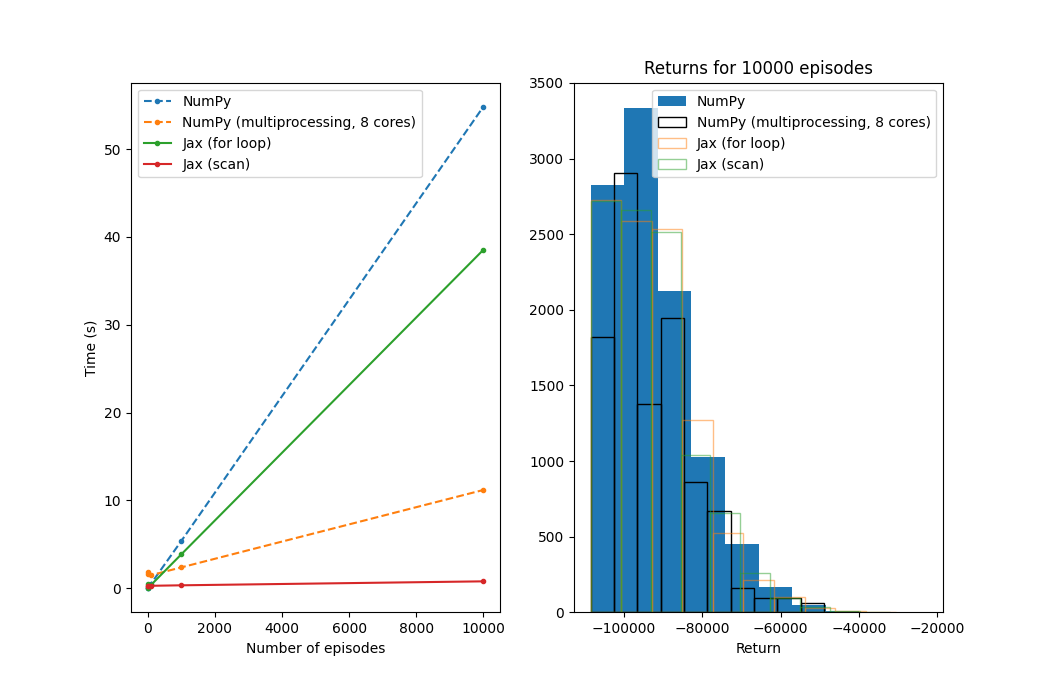

Source code (Python):
import time
import yaml
import itertools
import multiprocessing as mp

import numpy as np
import jax
import jax.numpy as jnp

import jax_imprl.structural_envs
from numpy_k_out_of_n import KOutOfN as numpy_k_out_of_n


ACTIONS = [0, 1, 2, 0, 1]


def do_nothing_policy(env, obs):
    return ACTIONS


def numpy_rollout(env, do_nothing_policy):
    obs = env.reset()
    total_reward = 0
    done = False
    t = 0

    while not done:
        action = do_nothing_policy(env, obs)
        obs, reward, done, _ = env.step(action)
        total_reward += reward * (env.discount_factor**t)
        t += 1
    return total_reward


def parallel_numpy_rollout(env, policy, rollout_method, num_episodes, verbose=False):

    # use all cores
    cpu_count = mp.cpu_count()

    # create an iterable for the starmap
    iterable = zip(
        itertools.repeat(env, num_episodes), itertools.repeat(policy, num_episodes)
    )
    with mp.Pool(cpu_count) as pool:
        list_func_evaluations = pool.starmap(rollout_method, iterable)

    results = np.hstack(list_func_evaluations)

    return results


def round_list(lst, decimals=2):
    return [round(x, decimals) for x in lst]


if __name__ == "__main__":
    # experiments = [1, 10, 100]
    experiments = [1, 10, 100, 1_000, 10_000]

    store_returns_for = experiments[-1]

    ENV_NAME = "k_out_of_n"
    ENV_SETTING = "5-of-5"

    ############################# NUMPY ################################
    config_path = f"../jax_imprl/structural_envs/env_configs/{ENV_SETTING}.yaml"
    with open(config_path, "r") as file:
        config = yaml.safe_load(file)
    numpy_env = numpy_k_out_of_n(config, seed=12345)

    numpy_timings = []
    numpy_returns = []

    for NUM_EPISODES in experiments:
        start = time.time()

        for _ in range(NUM_EPISODES):
            total_reward = numpy_rollout(numpy_env, do_nothing_policy)

            if NUM_EPISODES == store_returns_for:
                numpy_returns.append(total_reward)

        end = time.time()

        numpy_timings.append(end - start)

    #################### NUMPY (multiprocessing) #######################

    numpy_mp_timings = []
    numpy_mp_returns = []

    numpy_env = numpy_k_out_of_n(config, seed=12345)

    for NUM_EPISODES in experiments:
        start = time.time()

        results = parallel_numpy_rollout(
            numpy_env, do_nothing_policy, numpy_rollout, NUM_EPISODES
        )

        if NUM_EPISODES == store_returns_for:
            numpy_mp_returns = results

        end = time.time()

        numpy_mp_timings.append(end - start)

    ########################## JAX (for loop) ##########################
    jax_env = jax_imprl.structural_envs.make(
        ENV_NAME,
        ENV_SETTING,
        single_agent=False,
    )

    action = jnp.array(ACTIONS)

    jax_for_loop_timings = []
    jax_for_loop_returns = []

    for NUM_EPISODES in experiments:

        start_jax = time.time()

        key = jax.random.PRNGKey(12345)

        # reset
        key, subkey = jax.random.split(key)
        obs, state = jax_env.reset(subkey)

        # rollout
        for _ in range(NUM_EPISODES):

            terminated, truncated = False, False
            total_reward = 0
            t = 0

            while not terminated and not truncated:

                # generate keys for next timestep
                key, step_keys = jax.random.split(key)
                obs, state, reward, terminated, truncated, _ = jax_env.step(
                    step_keys, state, action
                )

                total_reward += reward * (jax_env.discount_factor**t)
                t += 1

            if NUM_EPISODES == store_returns_for:
                jax_for_loop_returns.append(total_reward)

        end_jax = time.time()

        jax_for_loop_timings.append(end_jax - start_jax)

    ############################ JAX (scan) ############################

    import chex
    from functools import partial

    @chex.dataclass(frozen=True)
    class Runner:
        key: chex.PRNGKey
        env_state: chex.Array
        obs: chex.Array
        ep: int = 0

    def init_runner(key, env):

        # Initialize the environment
        key, env_rng = jax.random.split(key, 2)
        init_obs, env_state = env.reset(env_rng)

        return Runner(key=key, env_state=env_state, obs=init_obs)

    def update_runner(runner, metrics):

        # 1. Select action
        # currently only supports a fixed action for all episodes
        action = jnp.array(ACTIONS)

        # 2. Environment step
        key, step_key = jax.random.split(runner.key)
        next_obs, env_state, reward, terminated, truncated, info = jax_env.step(
            step_key, runner.env_state, action
        )

        # 3. Update metrics
        # get from info because env_state.return is reset to 0 when done
        metrics = {
            "returns": info["returns"],
            "dones": jnp.logical_or(terminated, truncated),
        }

        # 4. Update runner state
        runner = Runner(key=key, env_state=env_state, obs=next_obs)

        return runner, metrics


    def scanned_rollout(key, episodes):

        runner = init_runner(key, jax_env)

        timesteps = jax_env.time_horizon * episodes

        runner, metrics = jax.block_until_ready(
            jax.lax.scan(update_runner, runner, length=timesteps)
        )

        return runner, metrics

    jax_scan_timings = []
    jax_scan_returns = []

    for NUM_EPISODES in experiments:

        start_jax = time.time()

        key = jax.random.PRNGKey(12345)

        runner, metrics = scanned_rollout(subkey, NUM_EPISODES)

        end_jax = time.time()

        jax_scan_timings.append(end_jax - start_jax)

        if NUM_EPISODES == store_returns_for:
            evals = metrics["returns"] * metrics["dones"]
            jax_scan_returns = evals[jnp.nonzero(evals)]

    ########################## Print results ###########################
    print(f"NumPy (for loop): {round_list(numpy_timings)}")
    print(f"NumPy (multiprocessing): {round_list(numpy_mp_timings)}")
    print(f"Jax (for loop): {round_list(jax_for_loop_timings)}")
    print(f"Jax (scan): {round_list(jax_scan_timings)}")

    def compare(list1, list2):
        return [l1 / l2 for l1, l2 in zip(list1, list2)]

    speedup_for_loop = compare(numpy_timings, jax_for_loop_timings)
    speedup_scan = compare(numpy_timings, jax_scan_timings)
    print("")
    print("Speedups wrt NumPy (for loop):")
    print(f"Speedup (Jax): {round_list(speedup_for_loop)}")
    print(f"Speedup (Jax scan): {round_list(speedup_scan)}")

    speedup_for_loop = compare(numpy_mp_timings, jax_for_loop_timings)
    speedup_scan = compare(numpy_mp_timings, jax_scan_timings)
    print("")
    print("Speedups wrt NumPy (multiprocessing):")
    print(f"Speedup (Jax): {round_list(speedup_for_loop)}")
    print(f"Speedup (Jax scan): {round_list(speedup_scan)}")

    # Mean returns
    print("")
    mean_numpy_returns = np.mean(numpy_returns)
    mean_numpy_mp_returns = np.mean(numpy_mp_returns)
    mean_jax_for_loop_returns = np.mean(jax_for_loop_returns)
    mean_jax_scan_returns = np.mean(jax_scan_returns).item()
    mean_list = [
        mean_numpy_returns,
        mean_numpy_mp_returns,
        mean_jax_for_loop_returns,
        mean_jax_scan_returns,
    ]
    print(f"Mean returns: {round_list(mean_list)}")
    rel_error = lambda x, y: abs(x - y) * 100 / x
    rel_error_numpy_mp = rel_error(mean_numpy_returns, mean_numpy_mp_returns)
    rel_error_jax_for_loop = rel_error(mean_numpy_returns, mean_jax_for_loop_returns)
    rel_error_jax_scan = rel_error(mean_numpy_returns, mean_jax_scan_returns)
    _list = [rel_error_numpy_mp, rel_error_jax_for_loop, rel_error_jax_scan]
    print(f"Relative error mean returns wrt NumPy: {round_list(_list)}")

    ########################## Plot results ############################
    import matplotlib.pyplot as plt

    fig, ax = plt.subplots(1, 2)

    # Timing
    ax[0].plot(experiments, numpy_timings, ".--", label="NumPy")
    ax[0].plot(
        experiments,
        numpy_mp_timings,
        ".--",
        label=f"NumPy (multiprocessing, {mp.cpu_count()} cores)",
    )
    ax[0].plot(experiments, jax_for_loop_timings, ".-", label="Jax (for loop)")
    ax[0].plot(experiments, jax_scan_timings, ".-", label="Jax (scan)")

    ax[0].set_xlabel("Number of episodes")
    ax[0].set_ylabel("Time (s)")
    ax[0].legend()

    # Returns
    ax[1].hist(numpy_returns, label="NumPy")
    ax[1].hist(
        numpy_mp_returns,
        label=f"NumPy (multiprocessing, {mp.cpu_count()} cores)",
        fill=False,
    )
    ax[1].hist(
        jax_for_loop_returns,
        label="Jax (for loop)",
        alpha=0.5,
        fill=False,
        edgecolor="tab:orange",
    )
    ax[1].hist(
        jax_scan_returns,
        label="Jax (scan)",
        alpha=0.5,
        fill=False,
        edgecolor="tab:green",
    )

    ax[1].set_xlabel("Return")
    ax[1].set_title(f"Returns for {store_returns_for} episodes")
    ax[1].legend()

    plt.show()
